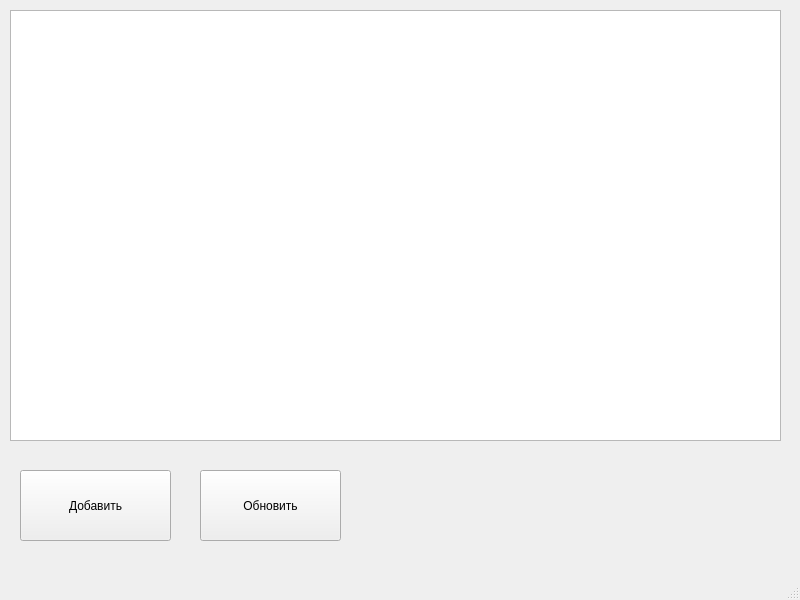
<?xml version="1.0" encoding="UTF-8"?>
<ui version="4.0">
 <class>MainWindow</class>
 <widget class="QMainWindow" name="MainWindow">
  <property name="geometry">
   <rect>
    <x>0</x>
    <y>0</y>
    <width>800</width>
    <height>600</height>
   </rect>
  </property>
  <property name="windowTitle">
   <string>Эспрессо</string>
  </property>
  <widget class="QWidget" name="centralwidget">
   <widget class="QTableWidget" name="information_coffe">
    <property name="geometry">
     <rect>
      <x>10</x>
      <y>10</y>
      <width>771</width>
      <height>431</height>
     </rect>
    </property>
   </widget>
   <widget class="QPushButton" name="add">
    <property name="geometry">
     <rect>
      <x>20</x>
      <y>470</y>
      <width>151</width>
      <height>71</height>
     </rect>
    </property>
    <property name="text">
     <string>Добавить</string>
    </property>
   </widget>
   <widget class="QPushButton" name="update">
    <property name="geometry">
     <rect>
      <x>200</x>
      <y>470</y>
      <width>141</width>
      <height>71</height>
     </rect>
    </property>
    <property name="text">
     <string>Обновить</string>
    </property>
   </widget>
  </widget>
  <widget class="QMenuBar" name="menubar">
   <property name="geometry">
    <rect>
     <x>0</x>
     <y>0</y>
     <width>800</width>
     <height>21</height>
    </rect>
   </property>
  </widget>
  <widget class="QStatusBar" name="statusbar"/>
 </widget>
 <resources/>
 <connections/>
</ui>
